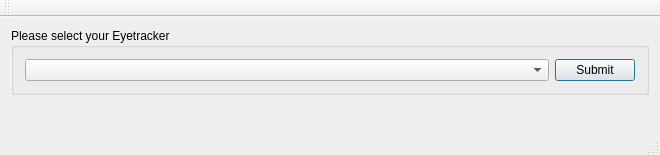
<?xml version="1.0" encoding="UTF-8"?>
<ui version="4.0">
 <class>Eyetracebutler_widget</class>
 <widget class="QMainWindow" name="Eyetracebutler_widget">
  <property name="geometry">
   <rect>
    <x>0</x>
    <y>0</y>
    <width>660</width>
    <height>155</height>
   </rect>
  </property>
  <property name="windowTitle">
   <string>EyetraceButler</string>
  </property>
  <widget class="QWidget" name="centralWidget">
   <layout class="QVBoxLayout" name="verticalLayout">
    <item>
     <widget class="QGroupBox" name="groupBox">
      <property name="title">
       <string>Please select your Eyetracker</string>
      </property>
      <layout class="QHBoxLayout" name="horizontalLayout_2">
       <item>
        <widget class="QComboBox" name="ET_comboBox">
         <property name="sizePolicy">
          <sizepolicy hsizetype="Preferred" vsizetype="Maximum">
           <horstretch>0</horstretch>
           <verstretch>0</verstretch>
          </sizepolicy>
         </property>
        </widget>
       </item>
       <item>
        <widget class="QPushButton" name="ET_submitButton">
         <property name="sizePolicy">
          <sizepolicy hsizetype="Fixed" vsizetype="Maximum">
           <horstretch>0</horstretch>
           <verstretch>0</verstretch>
          </sizepolicy>
         </property>
         <property name="layoutDirection">
          <enum>Qt::LeftToRight</enum>
         </property>
         <property name="text">
          <string>Submit</string>
         </property>
         <property name="icon">
          <iconset>
           <normaloff>:/Icons/Resources/button_blue_fastforward.png</normaloff>:/Icons/Resources/button_blue_fastforward.png</iconset>
         </property>
         <property name="autoDefault">
          <bool>true</bool>
         </property>
         <property name="default">
          <bool>true</bool>
         </property>
        </widget>
       </item>
      </layout>
     </widget>
    </item>
    <item>
     <spacer name="verticalSpacer">
      <property name="orientation">
       <enum>Qt::Vertical</enum>
      </property>
      <property name="sizeType">
       <enum>QSizePolicy::Expanding</enum>
      </property>
      <property name="sizeHint" stdset="0">
       <size>
        <width>20</width>
        <height>10</height>
       </size>
      </property>
     </spacer>
    </item>
    <item>
     <layout class="QVBoxLayout" name="verticalLayout_2"/>
    </item>
   </layout>
  </widget>
  <widget class="QMenuBar" name="menuBar">
   <property name="geometry">
    <rect>
     <x>0</x>
     <y>0</y>
     <width>660</width>
     <height>25</height>
    </rect>
   </property>
  </widget>
  <widget class="QToolBar" name="mainToolBar">
   <attribute name="toolBarArea">
    <enum>TopToolBarArea</enum>
   </attribute>
   <attribute name="toolBarBreak">
    <bool>false</bool>
   </attribute>
  </widget>
  <widget class="QStatusBar" name="statusBar"/>
 </widget>
 <layoutdefault spacing="6" margin="11"/>
 <resources>
  <include location="../media/eyetracebutler.qrc"/>
 </resources>
 <connections>
  <connection>
   <sender>ET_submitButton</sender>
   <signal>clicked()</signal>
   <receiver>Eyetracebutler_widget</receiver>
   <slot>refreshSurface()</slot>
   <hints>
    <hint type="sourcelabel">
     <x>603</x>
     <y>76</y>
    </hint>
    <hint type="destinationlabel">
     <x>329</x>
     <y>340</y>
    </hint>
   </hints>
  </connection>
 </connections>
 <slots>
  <slot>refreshSurface()</slot>
  <slot>setSubmitButtonStatus()</slot>
 </slots>
</ui>
